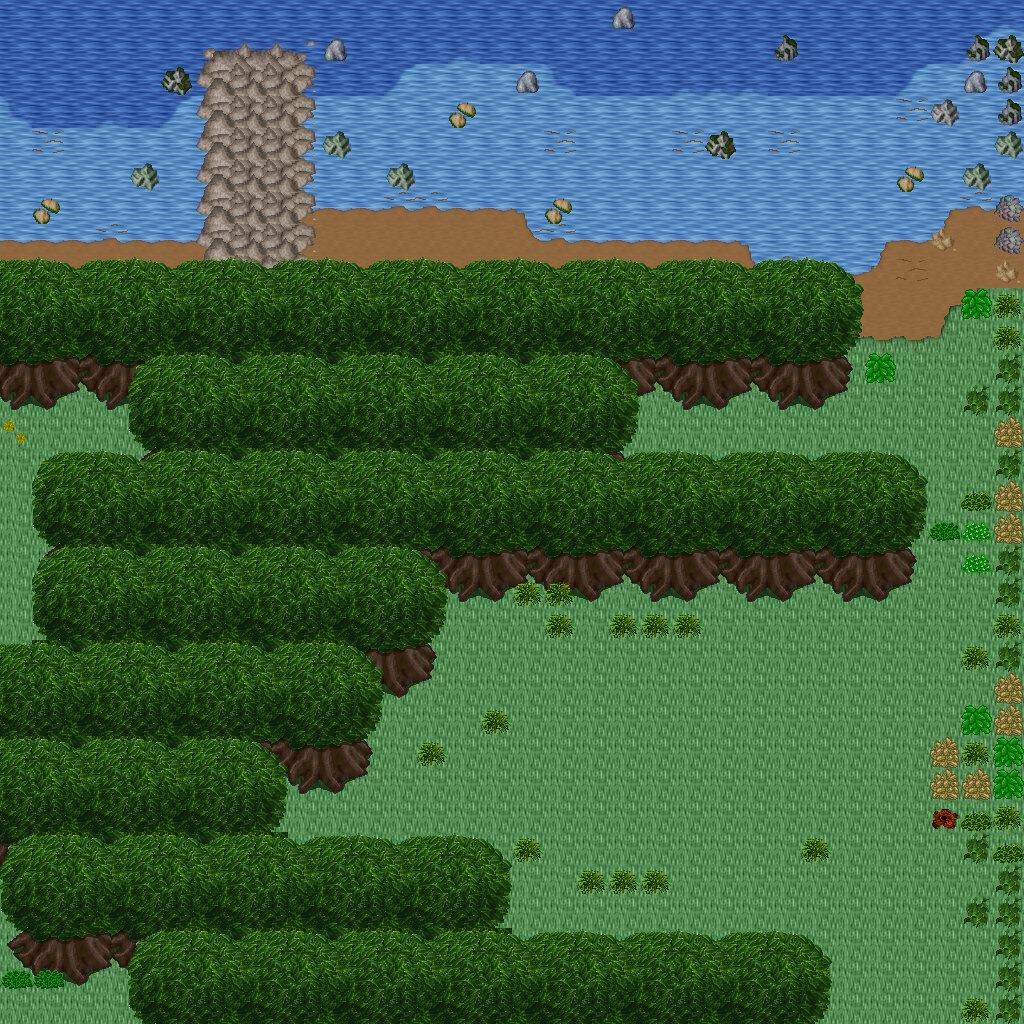

A 2D game scene composited from a Tiled map and its tileset images. What follows is a short description and the map's XML, with each tile layer's data collapsed to a summary:
An orthogonal 32x32 tile map with 32x32 px tiles, 5 tile layers (Ground, Objects, Objects2, Above, ...), 1 hidden layer not drawn, 32 tilesets.

<map version="1.10" tiledversion="1.11.0" orientation="orthogonal" renderorder="right-down" width="32" height="32" tilewidth="32" tileheight="32" infinite="0" nextlayerid="11" nextobjectid="1">
 <tileset firstgid="1" name="building_wall_int_wall_pale" tilewidth="32" tileheight="32" tilecount="16" columns="2">
  <image source="../drawable/building_wall_int_wall_pale.png" width="64" height="256" />
 </tileset>
 <tileset firstgid="17" name="ground_ground" tilewidth="32" tileheight="32" tilecount="33" columns="3">
  <image source="../drawable/ground_ground.png" width="96" height="352" />
 </tileset>
 <tileset firstgid="50" name="plant_bush_bushes" tilewidth="32" tileheight="32" tilecount="10" columns="5">
  <image source="../drawable/plant_bush_bushes.png" width="160" height="64" />
 </tileset>
 <tileset firstgid="60" name="plant_flower_daisy_blue" tilewidth="32" tileheight="32" tilecount="8" columns="2">
  <image source="../drawable/plant_flower_daisy_blue.png" width="64" height="128" />
 </tileset>
 <tileset firstgid="68" name="plant_flower_daisy_red" tilewidth="32" tileheight="32" tilecount="8" columns="2">
  <image source="../drawable/plant_flower_daisy_red.png" width="64" height="128" />
 </tileset>
 <tileset firstgid="76" name="plant_flower_daisy_white" tilewidth="32" tileheight="32" tilecount="8" columns="2">
  <image source="../drawable/plant_flower_daisy_white.png" width="64" height="128" />
 </tileset>
 <tileset firstgid="84" name="plant_flower_daisy_yellow" tilewidth="32" tileheight="32" tilecount="8" columns="2">
  <image source="../drawable/plant_flower_daisy_yellow.png" width="64" height="128" />
 </tileset>
 <tileset firstgid="92" name="plant_tree_tree_green" tilewidth="32" tileheight="32" tilecount="88" columns="8">
  <image source="../drawable/plant_tree_tree_green.png" width="256" height="352" />
 </tileset>
 <tileset firstgid="180" name="ground_ladder_steps" tilewidth="32" tileheight="32" tilecount="6" columns="3">
  <image source="../drawable/ground_ladder_steps.png" width="96" height="64" />
 </tileset>
 <tileset firstgid="186" name="building_fence_wooden_brown_fence" tilewidth="32" tileheight="32" tilecount="42" columns="7">
  <image source="../drawable/building_fence_wooden_brown_fence.png" width="224" height="192" />
 </tileset>
 <tileset firstgid="228" name="ground_earth_edges" tilewidth="32" tileheight="32" tilecount="18" columns="6">
  <image source="../drawable/ground_earth_edges.png" width="192" height="96" />
 </tileset>
 <tileset firstgid="246" name="ground_grass_edges" tilewidth="32" tileheight="32" tilecount="36" columns="12">
  <image source="../drawable/ground_grass_edges.png" width="384" height="96" />
 </tileset>
 <tileset firstgid="282" name="ground_grass_corners" tilewidth="32" tileheight="32" tilecount="24" columns="6">
  <image source="../drawable/ground_grass_corners.png" width="192" height="128" />
 </tileset>
 <tileset firstgid="306" name="logic_collision" tilewidth="32" tileheight="32" tilecount="1" columns="1">
  <image source="../drawable/logic_collision.png" width="32" height="32" />
 </tileset>
 <tileset firstgid="307" name="plant_tree_apple_tree" tilewidth="32" tileheight="32" tilecount="9" columns="3">
  <image source="../drawable/plant_tree_apple_tree.png" width="96" height="96" />
 </tileset>
 <tileset firstgid="316" name="plant_flower_pointed_yellow" tilewidth="32" tileheight="32" tilecount="2" columns="2">
  <image source="../drawable/plant_flower_pointed_yellow.png" width="64" height="32" />
 </tileset>
 <tileset firstgid="318" name="plant_flower_planted_containers" tilewidth="32" tileheight="32" tilecount="16" columns="4">
  <image source="../drawable/plant_flower_planted_containers.png" width="128" height="128" />
 </tileset>
 <tileset firstgid="334" name="item_firewood" tilewidth="32" tileheight="32" tilecount="12" columns="3">
  <image source="../drawable/item_firewood.png" width="96" height="128" />
 </tileset>
 <tileset firstgid="346" name="plant_flower_hothouse_flowers" tilewidth="32" tileheight="32" tilecount="72" columns="6">
  <image source="../drawable/plant_flower_hothouse_flowers.png" width="192" height="384" />
 </tileset>
 <tileset firstgid="418" name="ground_water_pool" tilewidth="32" tileheight="32" tilecount="72" columns="3">
  <image source="../drawable/ground_water_pool.png" width="96" height="768" />
 </tileset>
 <tileset firstgid="490" name="ground_rock_rubble" tilewidth="32" tileheight="32" tilecount="9" columns="3">
  <image source="../drawable/ground_rock_rubble.png" width="96" height="96" />
 </tileset>
 <tileset firstgid="499" name="logic_portal" tilewidth="32" tileheight="32" tilecount="24" columns="8">
  <image source="../drawable/logic_portal.png" width="256" height="96" />
 </tileset>
 <tileset firstgid="523" name="logic_creature_animal" tilewidth="32" tileheight="32" tilecount="32" columns="8">
  <image source="../drawable/logic_creature_animal.png" width="256" height="128" />
 </tileset>
 <tileset firstgid="555" name="logic_item_resources" tilewidth="32" tileheight="32" tilecount="6" columns="6">
  <image source="../drawable/logic_item_resources.png" width="192" height="32" />
 </tileset>
 <tileset firstgid="561" name="ground_rock_rocks_3" tilewidth="32" tileheight="32" tilecount="16" columns="4">
  <image source="../drawable/ground_rock_rocks_3.png" width="128" height="128" />
 </tileset>
 <tileset firstgid="577" name="ground_rock_rocks" tilewidth="32" tileheight="32" tilecount="4" columns="2">
  <image source="../drawable/ground_rock_rocks.png" width="64" height="64" />
 </tileset>
 <tileset firstgid="581" name="logic_item_fruits" tilewidth="32" tileheight="32" tilecount="16" columns="8">
  <image source="../drawable/logic_item_fruits.png" width="256" height="64" />
 </tileset>
 <tileset firstgid="597" name="item_postbox" tilewidth="32" tileheight="32" tilecount="4" columns="2">
  <image source="../drawable/item_postbox.png" width="64" height="64" />
 </tileset>
 <tileset firstgid="601" name="plant_tree_umbrella_thorn" tilewidth="32" tileheight="32" tilecount="18" columns="6">
  <image source="../drawable/plant_tree_umbrella_thorn.png" width="192" height="96" />
 </tileset>
 <tileset firstgid="619" name="plant_grasses" tilewidth="32" tileheight="32" tilecount="6" columns="3">
  <image source="../drawable/plant_grasses.png" width="96" height="64" />
 </tileset>
 <tileset firstgid="625" name="building_house_pink_blue" tilewidth="32" tileheight="32" tilecount="99" columns="11">
  <image source="../drawable/building_house_pink_blue.png" width="352" height="288" />
 </tileset>
 <tileset firstgid="724" name="logic_creature_fowl" tilewidth="32" tileheight="32" tilecount="6" columns="6">
  <image source="../drawable/logic_creature_fowl.png" width="192" height="32" />
 </tileset>
 <layer id="1" name="Ground" width="32" height="32">
  <data>[1024 cells, 1024 non-empty, 7 distinct tile ids]</data>
 </layer>
 <layer id="2" name="Objects" width="32" height="32">
  <data>[1024 cells, 197 non-empty, 38 distinct tile ids]</data>
 </layer>
 <layer id="3" name="Objects2" width="32" height="32">
  <data>[1024 cells, 84 non-empty, 18 distinct tile ids]</data>
 </layer>
 <layer id="4" name="Above" width="32" height="32">
  <data>[1024 cells, 429 non-empty, 19 distinct tile ids]</data>
 </layer>
 <layer id="5" name="Above2" width="32" height="32">
  <data>[1024 cells, 0 non-empty, 0 distinct tile ids]</data>
 </layer>
 <layer id="6" name="Walkable" width="32" height="32" visible="0">
  <data>[1024 cells, 613 non-empty, 1 distinct tile ids]</data>
 </layer>
 <objectgroup id="7" name="Mapevents" />
 <objectgroup id="8" name="Spawn" />
 <objectgroup id="9" name="Keys" />
 <objectgroup id="10" name="Replace" />
</map>
